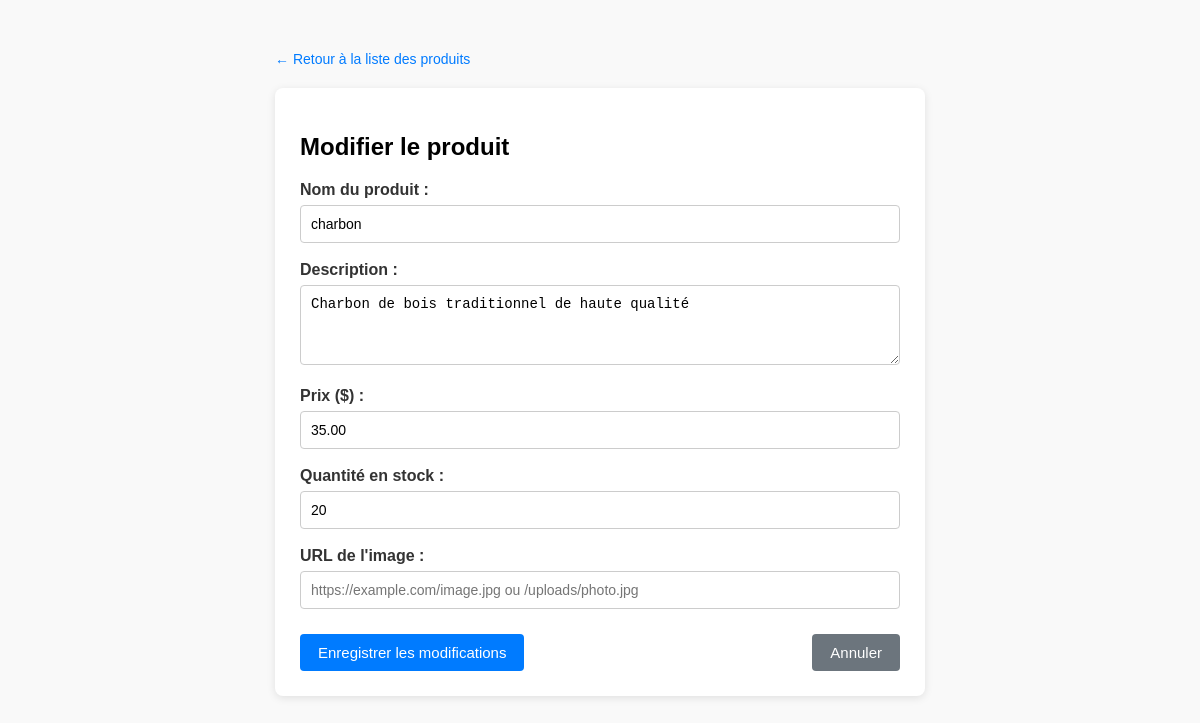
The app's page /produits/modifier/1 with its own data.
### tables this page shows
CREATE TABLE IF NOT EXISTS `produits` (
  `id` bigint UNSIGNED NOT NULL AUTO_INCREMENT,
  `nom` varchar(100) NOT NULL,
  `description` text,
  `prix` decimal(10,2) NOT NULL,
  `stock` int NOT NULL,
  `image_url` varchar(255) DEFAULT NULL,
  `categorie_id` bigint UNSIGNED DEFAULT NULL,
  PRIMARY KEY (`id`),
  KEY `idx_produits_categorie` (`categorie_id`)
);

### app/Controllers/Controller.php (called while the page is built, shortened)
<?php
class Controller
{
    protected function render(string $view, array $data = []): void
    {
        extract($data);
        include __DIR__ . "/../Views/$view.php";
    }
}

### app/Controllers/ProduitsController.php (called while the page is built, shortened)
<?php
class ProduitsController extends Controller
{
    private function getBaseUrl(): string
    {
        $base = dirname($_SERVER['SCRIPT_NAME'] ?? '');
        if ($base === '.' || $base === '/' || $base === '\\' || empty($base)) {
            return '';
        }
        $base = str_replace('\\', '/', $base);
        return '/' . trim($base, '/');
    }
    public function formulaireModifier(int $id): void
    {
        $produit = $this->modeleProduit->getProduitById($id);
        $baseUrl = $this->getBaseUrl();
        $this->render('produits/formulaire', [
            'produit' => $produit,
            'baseUrl' => $baseUrl
        ]);
    }
}

### public/index.php (called while the page is built, shortened)
<?php
try {
    $db = new MysqlDatabase();
    $pdo = $db->getPdo();
} catch (\Throwable $e) {
    die("Erreur de connexion à la base de données : " . $e->getMessage());
}
$router = new Router($pdo);
$router->get('/', [ProduitsController::class, 'liste']);
$router->get('/login', [UserController::class, 'login']);
$router->post('/login', [UserController::class, 'login']);
$router->get('/register', [UserController::class, 'register']);
$router->post('/register', [UserController::class, 'register']);
$router->get('/logout', [UserController::class, 'logout']);
$router->get('/profile', [UserController::class, 'profile']);
$router->get('/produits', [ProduitsController::class, 'liste']);
$router->get('/produits/ajouter', [ProduitsController::class, 'formulaireAjout']);
$router->post('/produits/ajouter', [ProduitsController::class, 'ajouter']);
$router->get('/produits/modifier/{id}', [ProduitsController::class, 'formulaireModifier']);
$router->post('/produits/modifier/{id}', [ProduitsController::class, 'modifier']);
$router->post('/produits/supprimer/{id}', [ProduitsController::class, 'supprimer']);
$router->get('/panier', [PanierController::class, 'index']);
$router->post('/panier/ajouter', [PanierController::class, 'ajouter']);
$router->post('/panier/modifier', [PanierController::class, 'modifier']);
$router->post('/panier/supprimer', [PanierController::class, 'supprimer']);
$router->post('/panier/vider', [PanierController::class, 'vider']);
$router->get('/commandes', [CommandeController::class, 'liste']);
$router->post('/commandes/creer', [CommandeController::class, 'creer']);
$router->get('/commandes/{id}', [CommandeController::class, 'details']);
$router->get('/adresses', [AddressesController::class, 'index']);
$router->get('/adresses/ajouter', [AddressesController::class, 'ajouter']);
$router->post('/adresses/ajouter', [AddressesController::class, 'ajouter']);
$router->post('/adresses/supprimer/{id}', [AddressesController::class, 'supprimer']);
$router->dispatch($_SERVER['REQUEST_URI'] ?? '/', $_SERVER['REQUEST_METHOD'] ?? 'GET');

### app/Models/Produits.php (called while the page is built, shortened)
<?php
class Produits
{
    public function getProduitById(int $id): ?array
    {
        $stmt = $this->pdo->prepare("SELECT * FROM produits WHERE id = :id");
        $stmt->bindParam(':id', $id);
        $stmt->execute();
        $produit = $stmt->fetch(PDO::FETCH_ASSOC);
        return $produit ?: null;
    }
}

### app/Views/produits/formulaire.php (the view, shortened to what this page needs)
<?php
$produit = $produit ?? null;
$baseUrl = $baseUrl ?? '';
$isEdit = $produit !== null;
$actionUrl = $isEdit
    ? $baseUrl . '/produits/modifier/' . (string) ($produit['id'] ?? '')
    : $baseUrl . '/produits/ajouter';
?>
<!DOCTYPE html>
<html lang="fr">
<head>
</head>
<body>
    <div class="nav-bar">
        <a href="<?= htmlspecialchars((string) $baseUrl) ?>/produits">← Retour à la liste des produits</a>
    </div>
    <div class="card">
        <h2><?= $isEdit ? 'Modifier le produit' : 'Ajouter un nouveau produit' ?></h2>
        <form method="post" action="<?= htmlspecialchars((string) $actionUrl) ?>">
            <div class="form-group">
                <label for="nom">Nom du produit :</label>
                <input type="text" name="nom" id="nom" value="<?= htmlspecialchars((string) ($produit['nom'] ?? '')) ?>" required placeholder="Ex: Chaussures de sport">
            </div>
            <div class="form-group">
                <label for="description">Description :</label>
                <textarea name="description" id="description" required placeholder="Description détaillée du produit..."><?= htmlspecialchars((string) ($produit['description'] ?? '')) ?></textarea>
            </div>
            <div class="form-group">
                <label for="prix">Prix ($) :</label>
                <input type="number" name="prix" id="prix" step="0.01" min="0" value="<?= htmlspecialchars((string) ($produit['prix'] ?? '')) ?>" required placeholder="0.00">
            </div>
            <div class="form-group">
                <label for="stock">Quantité en stock :</label>
                <input type="number" name="stock" id="stock" min="0" value="<?= htmlspecialchars((string) ($produit['stock'] ?? '0')) ?>" required placeholder="0">
            </div>
            <div class="form-group">
                <label for="image">URL de l'image :</label>
                <input type="text" name="image" id="image" value="<?= htmlspecialchars((string) ($produit['image_url'] ?? '')) ?>" placeholder="https://example.com/image.jpg ou /uploads/photo.jpg">
            </div>
            <div class="actions">
                <button type="submit" class="btn btn-primary">
                    <?= $isEdit ? 'Enregistrer les modifications' : 'Ajouter le produit' ?>
                </button>
                <a href="<?= htmlspecialchars((string) $baseUrl) ?>/produits" class="btn btn-secondary">Annuler</a>
            </div>
        </form>
    </div>
</body>
</html>

### app/Routes/Router.php (shortened to what this page needs)
<?php
class Router
{
    private array $routes = [];
    private ?PDO $pdo = null;
    public function __construct(?PDO $pdo = null)
    {
        $this->pdo = $pdo;
    }
    private function addRoute(string $method, string $path, array $action, array $middlewares): void
    {
        $this->routes[] = [
            'method'      => $method,
            'path'        => '/' . trim($path, '/'),
            'controller'  => $action[0],
            'action'      => $action[1],
            'middlewares' => $middlewares
        ];
    }
    private function resolveController(string $controllerClass): object
    {
        $reflector = new \ReflectionClass($controllerClass);
        $constructor = $reflector->getConstructor();
        $parameters = $constructor->getParameters();
        $dependencies = [];
        foreach ($parameters as $parameter) {
            $type = $parameter->getType();
            if ($type instanceof \ReflectionNamedType && !$type->isBuiltin()) {
                $typeName = $type->getName();
                if ($typeName === PDO::class) {
                    $dependencies[] = $this->pdo;
                } else {
                    $dependencies[] = $this->resolveController($typeName);
                }
            } elseif ($parameter->isDefaultValueAvailable()) {
                $dependencies[] = $parameter->getDefaultValue();
            } else {
                $dependencies[] = null;
            }
        }
        return $reflector->newInstanceArgs($dependencies);
    }
    public function dispatch(string $uri, string $method): void
    {
        $parsedUri = parse_url($uri, PHP_URL_PATH) ?? '/';
        $parsedUri = '/' . trim($parsedUri, '/');
        foreach ($this->routes as $route) {
            if ($route['method'] !== $method) {
                continue;
            }
            $pattern = preg_replace('#\{([a-zA-Z0-9_]+)\}#', '([^/]+)', $route['path']);
            $pattern = '#^' . $pattern . '$#';
            if (preg_match($pattern, $parsedUri, $matches)) {
                array_shift($matches);
                $controller = $this->resolveController($route['controller']);
                $action = $route['action'];
                $refMethod = new \ReflectionMethod($controller, $action);
                $methodParams = $refMethod->getParameters();
                $typedMatches = [];
                foreach ($matches as $index => $value) {
                    if (isset($methodParams[$index])) {
                        $paramType = $methodParams[$index]->getType();
                        if ($paramType instanceof \ReflectionNamedType) {
                            $typeName = $paramType->getName();
                            if ($typeName === 'int' && is_numeric($value)) {
                                $typedMatches[] = (int) $value;
                                continue;
                            } elseif ($typeName === 'float' && is_numeric($value)) {
                                $typedMatches[] = (float) $value;
                                continue;
                            }
                        }
                    }
                    $typedMatches[] = $value;
                }
                $controller->{$action}(...$typedMatches);
                return;
            }
        }
    }
}

### app/Views/produits/formulaire.php (style rules this page uses)
body { font-family: Arial, sans-serif; max-width: 650px; margin: 30px auto; padding: 20px; background-color: #f9f9f9; }
.card { background: white; padding: 25px; border-radius: 8px; box-shadow: 0 2px 8px rgba(0,0,0,0.1); }
.form-group { margin-bottom: 18px; }
label { display: block; margin-bottom: 6px; font-weight: bold; color: #333; }
input[type="text"], input[type="number"], textarea { width: 100%; padding: 10px; border: 1px solid #ccc; border-radius: 4px; box-sizing: border-box; font-size: 14px; }
textarea { resize: vertical; min-height: 80px; }
.btn { padding: 10px 18px; border: none; border-radius: 4px; font-size: 15px; cursor: pointer; }
.btn-primary { background-color: #007bff; color: white; }
.btn-secondary { background-color: #6c757d; color: white; text-decoration: none; display: inline-block; }
.nav-bar { margin-bottom: 20px; }
.nav-bar a { color: #007bff; text-decoration: none; font-size: 14px; }
.actions { display: flex; justify-content: space-between; align-items: center; margin-top: 25px; }

### records on screen
produits: nom "charbon", description "Charbon de bois traditionnel de haute qualité", prix "35.00", stock "20"
